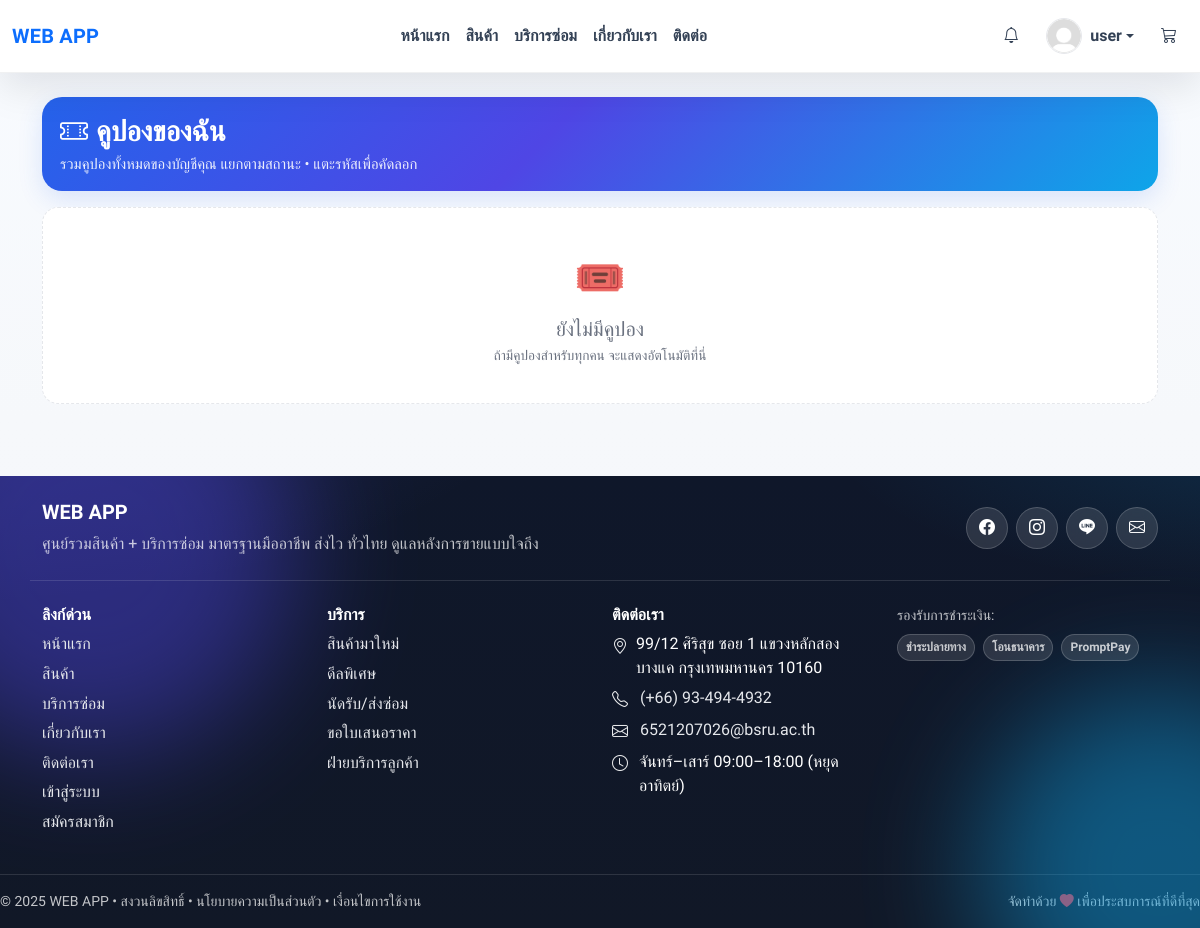
Before: /Home/coupons_my.php (signed in) with the older database file.
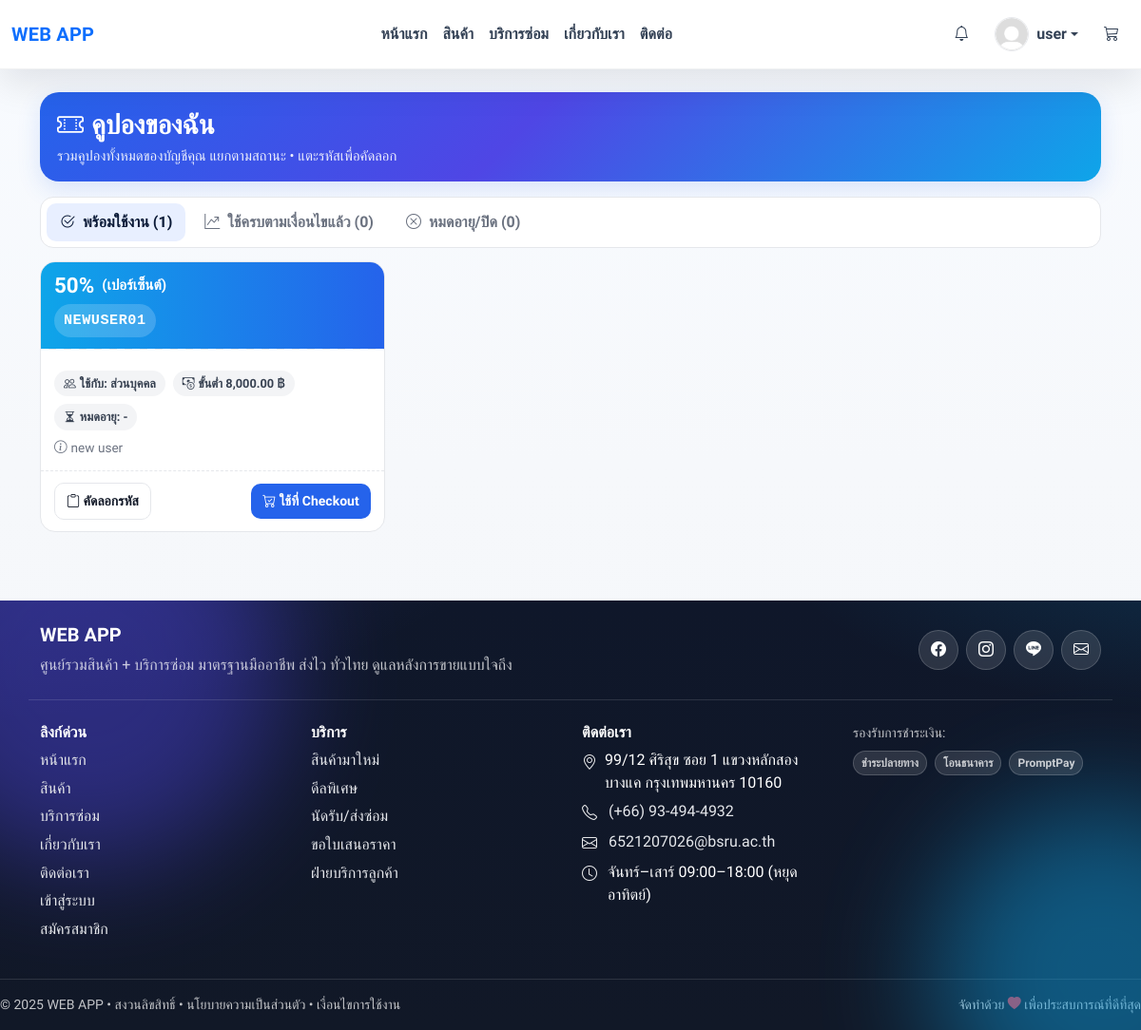
After: the same page with the newer database file.
### tables this page shows
CREATE TABLE `coupons` (
  `id` bigint(20) UNSIGNED NOT NULL,
  `user_id` int(11) DEFAULT NULL,
  `tradein_id` int(11) DEFAULT NULL,
  `code` varchar(40) NOT NULL,
  `type` enum('percent','fixed') NOT NULL,
  `value` decimal(10,2) NOT NULL,
  `note` varchar(255) DEFAULT NULL,
  `max_discount` decimal(10,2) DEFAULT NULL,
  `min_order_total` decimal(10,2) DEFAULT NULL,
  `starts_at` datetime DEFAULT NULL,
  `ends_at` datetime DEFAULT NULL,
  `uses_limit` int(10) UNSIGNED DEFAULT NULL,
  `per_user_limit` int(10) UNSIGNED DEFAULT 1,
  `applies_to` enum('all','products','services','tradein') DEFAULT 'all',
  `allow_stack_with_discount_price` tinyint(1) NOT NULL DEFAULT 0,
  `status` enum('active','inactive') DEFAULT 'active',
  `created_at` timestamp NOT NULL DEFAULT current_timestamp(),
  `updated_at` timestamp NULL DEFAULT NULL ON UPDATE current_timestamp()
);

### Home/coupons_my.php (the view, shortened to what the changed rows need)
<?php
require __DIR__.'/includes/db.php';
$uid = (int)$_SESSION['user_id'];
function h($s){ return htmlspecialchars((string)($s??''), ENT_QUOTES, 'UTF-8'); }
function baht($n){ return number_format((float)$n, 2); }
function has_col(mysqli $conn, string $table, string $col): bool {
  $table = preg_replace('/[^a-zA-Z0-9_]/','',$table);
  $col   = preg_replace('/[^a-zA-Z0-9_]/','',$col);
  $q = $conn->query("SHOW COLUMNS FROM `$table` LIKE '$col'");
  return $q && $q->num_rows>0;
}
function table_exists(mysqli $conn, string $table): bool {
  $t = $conn->real_escape_string($table);
  $q = $conn->query("SHOW TABLES LIKE '$t'");
  return $q && $q->num_rows>0;
}
$cols = [
  "id","code","type","value",
  "COALESCE(status,'active') AS status",
  "COALESCE(user_id, NULL) AS user_id",
  (has_col($conn,'coupons','starts_at') ? "starts_at" : "NULL AS starts_at"),
  (has_col($conn,'coupons','ends_at')   ? "ends_at"   : (has_col($conn,'coupons','expiry_date') ? "expiry_date AS ends_at" : "NULL AS ends_at")),
  (has_col($conn,'coupons','min_order_total') ? "COALESCE(min_order_total,0) AS min_order_total" : "0 AS min_order_total"),
  (has_col($conn,'coupons','uses_limit')      ? "COALESCE(uses_limit,0)      AS uses_limit"      : "0 AS uses_limit"),
  (has_col($conn,'coupons','per_user_limit')  ? "COALESCE(per_user_limit,0)  AS per_user_limit"  : "0 AS per_user_limit"),
  (has_col($conn,'coupons','used_count')      ? "COALESCE(used_count,0)      AS used_count"      : "0 AS used_count"),
  (has_col($conn,'coupons','segment')         ? "segment" : "'personal' AS segment"),
  (has_col($conn,'coupons','note')            ? "note"    : "NULL AS note"),
  (has_col($conn,'coupons','tradein_id')      ? "tradein_id" : "NULL AS tradein_id")
];
$hasSegment = has_col($conn,'coupons','segment');
$publicClause = $hasSegment ? "segment='all'" : "user_id IS NULL";
$sql = "SELECT ".implode(',', $cols)." FROM coupons
        WHERE ((user_id = ? OR {$publicClause}) AND COALESCE(status,'active')='active')
          AND (".(has_col($conn,'coupons','starts_at') ? "starts_at IS NULL OR starts_at<=NOW()" : "1=1").")
          AND (".(has_col($conn,'coupons','ends_at')   ? "ends_at   IS NULL OR ends_at>=NOW()"   : (has_col($conn,'coupons','expiry_date') ? "expiry_date IS NULL OR expiry_date>=NOW()" : "1=1")).")
        ORDER BY id DESC";
$st = $conn->prepare($sql);
$st->bind_param("i", $uid);
$st->execute();
$rows = $st->get_result()->fetch_all(MYSQLI_ASSOC);
$userUsed = [];
$totalUsed = [];
if (table_exists($conn,'coupon_usages') && !empty($rows)) {
  $ids = array_map(fn($r)=>(int)$r['id'], $rows);
  $ids = implode(',', array_map('intval', $ids));
  if ($ids !== '') {
    $q2 = $conn->query("
      SELECT coupon_id, COUNT(*) c
      FROM coupon_usages
      WHERE coupon_id IN ($ids)
      GROUP BY coupon_id
    ");
    while($a=$q2->fetch_assoc()){
      $totalUsed[(int)$a['coupon_id']] = (int)$a['c'];
    }
  }
}
$now = time();
$usable = [];
$usedByMe = [];
$exhausted = [];
$expired = [];
foreach ($rows as $c) {
  $cid          = (int)$c['id'];
  $active       = (strtolower($c['status'] ?? '') === 'active');
  $perUserLimit = (int)($c['per_user_limit'] ?? 0);
  $usesLimit    = (int)($c['uses_limit'] ?? 0);
  $usedCountCol = (int)($c['used_count'] ?? 0);
  $myUsed       = (int)($userUsed[$cid]  ?? 0);
  $allUsed      = (int)($totalUsed[$cid] ?? $usedCountCol);
  $endTs = !empty($c['ends_at']) ? strtotime($c['ends_at']) : null;
  $isExpired = (!$active) || ($endTs && $endTs < $now);
  $hitTotal = ($usesLimit    > 0 && $allUsed >= $usesLimit);
  $hitUser  = ($perUserLimit > 0 && $myUsed  >= $perUserLimit);
  if ($isExpired) {
    $expired[] = $c;
  } elseif ($hitTotal || $hitUser) {
    $exhausted[] = $c;
  } elseif ($myUsed > 0) {
    $usedByMe[] = $c;
  } else {
    $usable[] = $c;
  }
}
include __DIR__.'/includes/header.php';
?>
<div class="container py-4">
  <?php if (empty($rows)): ?>
    <div class="empty mt-3 fade-in">
      <div class="emoji mb-2">🎟️</div>
      <div class="h5 mb-1">ยังไม่มีคูปอง</div>
      <div class="small-muted">ถ้ามีคูปองสำหรับทุกคน จะแสดงอัตโนมัติที่นี่</div>
    </div>
  <?php else: ?>
    <div class="coupon-tabs mt-3" role="tablist" aria-label="Coupon filters">
      <button class="coupon-tab active" data-target="#tab-usable" role="tab" aria-selected="true"><i class="bi bi-check2-circle me-1"></i> พร้อมใช้งาน (<?=count($usable)?>)</button>
      <button class="coupon-tab" data-target="#tab-exhaust" role="tab" aria-selected="false"><i class="bi bi-graph-up-arrow me-1"></i> ใช้ครบตามเงื่อนไขแล้ว (<?=count($exhausted)?>)</button>
      <button class="coupon-tab" data-target="#tab-expired" role="tab" aria-selected="false"><i class="bi bi-x-circle me-1"></i> หมดอายุ/ปิด (<?=count($expired)?>)</button>
    </div>
    <?php
      function renderTicket($c, $status='usable'){
        $badgeType = (strtolower($c['type'])==='percent') ? 'เปอร์เซ็นต์' : 'มูลค่า';
        $valTxt    = (strtolower($c['type'])==='percent') ? rtrim(rtrim(number_format((float)$c['value'],2),'0'),'.').'%' : baht($c['value']).' ฿';
        $minTxt    = ((float)$c['min_order_total']>0) ? 'ขั้นต่ำ '.baht($c['min_order_total']).' ฿' : 'ไม่มีขั้นต่ำ';
        $expTxt    = !empty($c['ends_at']) ? date('d M Y H:i', strtotime($c['ends_at'])) : '-';
        $segTxt    = (!empty($c['segment']) && $c['segment']==='all') ? 'ทุกคน' : 'ส่วนบุคคล';
        $note      = trim((string)($c['note'] ?? ''));
        $rbClass   = $status==='usable' ? 'rb-usable' : ($status==='exhaust' ? 'rb-exhaust' : 'rb-expired');
        $rbText    = $status==='usable' ? 'พร้อมใช้' : ($status==='exhaust' ? 'ใช้ครบ' : 'หมดอายุ/ปิด');
        ?>
        <div class="ticket fade-in" data-code="<?=h($c['code'])?>">
          <div class="ribbon <?=$rbClass?>"><?=$rbText?></div>
          <div class="band">
            <div class="value">
              <?=$valTxt?> <span style="font-size:.95rem;font-weight:600"> (<?=$badgeType?>)</span>
            </div>
            <div class="code pointer" title="คัดลอกรหัส"><?=h($c['code'])?></div>
          </div>
          <div class="cut"></div>
          <div class="body">
            <div class="meta">
              <span class="chip"><i class="bi bi-people me-1"></i>ใช้กับ: <?=h($segTxt)?></span>
              <span class="chip"><i class="bi bi-cash-coin me-1"></i><?=$minTxt?></span>
              <span class="chip"><i class="bi bi-hourglass-split me-1"></i>หมดอายุ: <?=$expTxt?></span>
            </div>
            <?php if($note!==''): ?><div class="small-muted mt-2"><i class="bi bi-info-circle me-1"></i><?=h($note)?></div><?php endif; ?>
          </div>
          <div class="foot">
            <button class="btn btn-ghost btn-sm" data-copy="<?=h($c['code'])?>"><i class="bi bi-clipboard"></i> คัดลอกรหัส</button>
            <a class="btn btn-pri btn-sm" href="checkout.php?apply=<?=urlencode($c['code'])?>"><i class="bi bi-cart-check"></i> ใช้ที่ Checkout</a>
          </div>
        </div>
        <?php
      }
    ?>
    <div id="tab-usable" class="coupon-grid" role="tabpanel">
      <?php if(empty($usable)): ?><div class="empty"><div class="emoji">🕊️</div><div class="small-muted">ยังไม่มีคูปองที่พร้อมใช้งาน</div></div>
      <?php else: foreach($usable as $c){ renderTicket($c,'usable'); } endif; ?>
    </div>
  <?php endif; ?>
</div>

Changed rows visible on the page:
added coupons: valTxt "50%", type "เปอร์เซ็นต์", code "NEWUSER01", segTxt "ส่วนบุคคล", minTxt "ขั้นต่ำ 8,000.00 ฿", ends_at "-", note "new user"
Other visible differences:
count($usable): (not shown) → "1"
count($exhausted): (not shown) → "0"
count($expired): (not shown) → "0"
text no longer shown: "🎟️ ยังไม่มีคูปอง ถ้ามีคูปองสำหรับทุกคน จะแสดงอัตโนมัติที่นี่"
text now shown: "พร้อมใช้งาน ( ) ใช้ครบตามเงื่อนไขแล้ว ( ) หมดอายุ/ปิด ( )"
